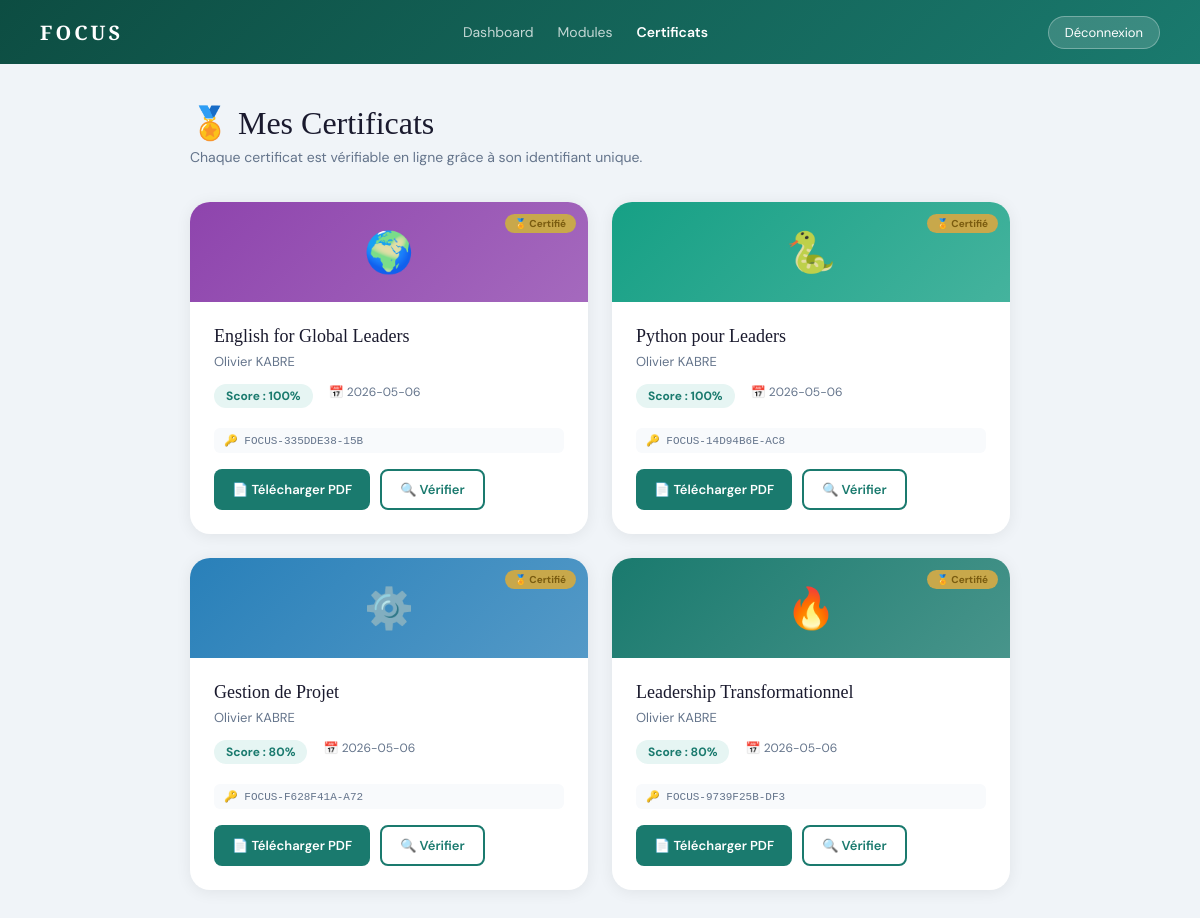
/certificates (signed in), run on the app's committed database.
### tables this page shows
CREATE TABLE certificates (
            id              INTEGER PRIMARY KEY AUTOINCREMENT,
            certificate_uid TEXT    NOT NULL UNIQUE,
            user_id         INTEGER NOT NULL REFERENCES users(id) ON DELETE CASCADE,
            module_id       INTEGER NOT NULL REFERENCES modules(id) ON DELETE CASCADE,
            issued_at       TEXT    NOT NULL DEFAULT (datetime('now')),
            final_score     INTEGER NOT NULL,
            pdf_path        TEXT,
            is_valid        INTEGER NOT NULL DEFAULT 1
        );

CREATE TABLE modules (
            id              INTEGER PRIMARY KEY AUTOINCREMENT,
            slug            TEXT    NOT NULL UNIQUE,
            title           TEXT    NOT NULL,
            description     TEXT,
            icon            TEXT,
            color           TEXT    NOT NULL DEFAULT '#1A7A6E',
            order_index     INTEGER NOT NULL DEFAULT 0,
            is_published    INTEGER NOT NULL DEFAULT 1,
            passing_score   INTEGER NOT NULL DEFAULT 70,
            created_at      TEXT    NOT NULL DEFAULT (datetime('now'))
        );

CREATE TABLE users (
            id              INTEGER PRIMARY KEY AUTOINCREMENT,
            full_name       TEXT    NOT NULL,
            email           TEXT    NOT NULL UNIQUE,
            password_hash   TEXT    NOT NULL,
            role            TEXT    NOT NULL DEFAULT 'member'
                                    CHECK(role IN ('member', 'admin')),
            establishment   TEXT,
            city            TEXT,
            bio             TEXT,
            avatar_url      TEXT,
            status          TEXT    NOT NULL DEFAULT 'pending'
                                    CHECK(status IN ('pending', 'active', 'suspended')),
            points          INTEGER NOT NULL DEFAULT 0,
            created_at      TEXT    NOT NULL DEFAULT (datetime('now')),
            last_login      TEXT,
            email_verified  INTEGER NOT NULL DEFAULT 0
        );

### app.py (the view)
@app.route("/certificates")
@login_required
def my_certificates():
    user  = get_current_user()
    certs = get_user_certificates(user["id"])
    return render_template("modules/certificates.html", user=user, certs=certs)

### app.py (called while the page is built)
def login_required(f):
    @wraps(f)
    def decorated(*args, **kwargs):
        if "user_id" not in session:
            flash("Connecte-toi pour accéder à cette page.", "warning")
            return redirect(url_for("login"))
        return f(*args, **kwargs)
    return decorated

def get_current_user():
    if "user_id" in session:
        return get_user_by_id(session["user_id"])
    return None

### database/db.py (called while the page is built, shortened)
def get_db():
    conn = sqlite3.connect(DB_PATH)
    conn.execute('PRAGMA foreign_keys = ON')
    conn.row_factory = sqlite3.Row
    return conn

def get_user_by_id(user_id):
    conn = get_db()
    user = conn.execute("SELECT * FROM users WHERE id=?", (user_id,)).fetchone()
    conn.close()
    return user

def get_user_certificates(user_id):
    conn = get_db()
    rows = conn.execute("""
        SELECT c.*, m.title as module_title, m.icon as module_icon, m.color as module_color
        FROM certificates c
        JOIN modules m ON c.module_id = m.id
        WHERE c.user_id=? AND c.is_valid=1
        ORDER BY c.issued_at DESC
    """, (user_id,)).fetchall()
    conn.close()
    return rows

### templates/modules/certificates.html (shortened to what this page needs)
<!DOCTYPE html>
<html lang="fr">
<head>
</head>
<body>
<div class="topbar">
  <a href="/dashboard" class="topbar-logo">FOCUS</a>
  <div class="nav-links">
    <a href="/dashboard" class="nav-link">Dashboard</a>
    <a href="/modules" class="nav-link">Modules</a>
    <a href="/certificates" class="nav-link active">Certificats</a>
  </div>
  <a href="/logout" class="btn-logout">Déconnexion</a>
</div>
<div class="main">
  <div class="page-title">🏅 Mes Certificats</div>
  <div class="page-sub">Chaque certificat est vérifiable en ligne grâce à son identifiant unique.</div>
  {% if certs %}
  <div class="cert-grid">
    {% for cert in certs %}
    <div class="cert-card">
      <div class="cert-banner" style="background:linear-gradient(135deg,{{ cert['module_color'] }},{{ cert['module_color'] }}CC)">
        <div class="cert-banner-icon">{{ cert['module_icon'] }}</div>
        <div class="cert-ribbon">🏅 Certifié</div>
      </div>
      <div class="cert-body">
        <div class="cert-module">{{ cert['module_title'] }}</div>
        <div class="cert-name">{{ user['full_name'] }}</div>
        <div class="cert-meta">
          <span class="cert-score">Score : {{ cert['final_score'] }}%</span>
          <span class="cert-date">📅 {{ cert['issued_at'][:10] }}</span>
        </div>
        <div class="cert-uid">🔑 {{ cert['certificate_uid'] }}</div>
        <div class="cert-actions">
          <a href="/certificates/{{ cert['certificate_uid'] }}/download" class="btn btn-primary">📄 Télécharger PDF</a>
          <a href="/verify/{{ cert['certificate_uid'] }}" class="btn btn-outline" target="_blank">🔍 Vérifier</a>
        </div>
      </div>
    </div>
    {% endfor %}
  </div>
  {% endif %}
</div>
</body>
</html>

### templates/modules/certificates.html (style rules this page uses)
:root { --teal:#1A7A6E; --teal-dark:#0F5A50; --teal-light:#E6F5F3; --gold:#C8A84B; --gold-light:#F5EDD6; --ink:#1A1A2E; --soft:#64748B; --border:#E2E8F0; }
* { margin:0; padding:0; box-sizing:border-box; }
body { font-family:'DM Sans',sans-serif; background:#F0F4F8; min-height:100vh; }
.topbar { background:linear-gradient(135deg,#0D4D42,var(--teal)); padding:0 40px; height:64px; display:flex; align-items:center; justify-content:space-between; }
.topbar-logo { font-family:'Playfair Display',serif; font-size:20px; font-weight:900; color:white; letter-spacing:3px; text-decoration:none; }
.nav-links { display:flex; gap:24px; }
.nav-link { color:rgba(255,255,255,0.75); text-decoration:none; font-size:14px; }
.nav-link:hover,.nav-link.active { color:white; font-weight:600; }
.btn-logout { background:rgba(255,255,255,0.15); color:white; border:1px solid rgba(255,255,255,0.3); padding:7px 16px; border-radius:20px; font-size:13px; text-decoration:none; }
.main { padding:40px; max-width:900px; margin:0 auto; }
.page-title { font-family:'Playfair Display',serif; font-size:32px; color:var(--ink); margin-bottom:6px; }
.page-sub { font-size:14px; color:var(--soft); margin-bottom:36px; }
.cert-grid { display:grid; grid-template-columns:repeat(auto-fill,minmax(380px,1fr)); gap:24px; }
.cert-card { background:white; border-radius:20px; overflow:hidden; box-shadow:0 2px 16px rgba(0,0,0,0.07); }
.cert-banner { height:100px; display:flex; align-items:center; justify-content:center; background:linear-gradient(135deg,var(--teal-dark),var(--teal)); position:relative; }
.cert-banner-icon { font-size:40px; }
.cert-ribbon { position:absolute; top:12px; right:12px; background:var(--gold); color:#7A5C10; font-size:10px; font-weight:700; padding:3px 10px; border-radius:20px; }
.cert-body { padding:24px; }
.cert-module { font-family:'Playfair Display',serif; font-size:18px; color:var(--ink); margin-bottom:6px; }
.cert-name { font-size:13px; color:var(--soft); margin-bottom:14px; }
.cert-meta { display:flex; gap:16px; font-size:12px; margin-bottom:20px; }
.cert-score { background:var(--teal-light); color:var(--teal); padding:4px 12px; border-radius:20px; font-weight:700; }
.cert-date { color:var(--soft); }
.cert-uid { font-size:11px; color:var(--soft); font-family:monospace; background:#F8FAFC; padding:6px 10px; border-radius:6px; margin-bottom:16px; word-break:break-all; }
.cert-actions { display:flex; gap:10px; }
.btn { padding:10px 18px; border-radius:8px; font-size:13px; font-weight:600; text-decoration:none; border:none; cursor:pointer; display:inline-flex; align-items:center; gap:6px; }
.btn-primary { background:var(--teal); color:white; }
.btn-outline { background:white; color:var(--teal); border:2px solid var(--teal); }

### data on the page
certificates: module_icon "🌍", module_title "English for Global Leaders", final_score "100", issued_at "2026-05-06", certificate_uid "FOCUS-335DDE38-15B"
users: full_name "Olivier KABRE"
certificates: module_icon "🐍", module_title "Python pour Leaders", final_score "100", issued_at "2026-05-06", certificate_uid "FOCUS-14D94B6E-AC8"
certificates: module_icon "⚙️", module_title "Gestion de Projet", final_score "80", issued_at "2026-05-06", certificate_uid "FOCUS-F628F41A-A72"
certificates: module_icon "🔥", module_title "Leadership Transformationnel", final_score "80", issued_at "2026-05-06", certificate_uid "FOCUS-9739F25B-DF3"
